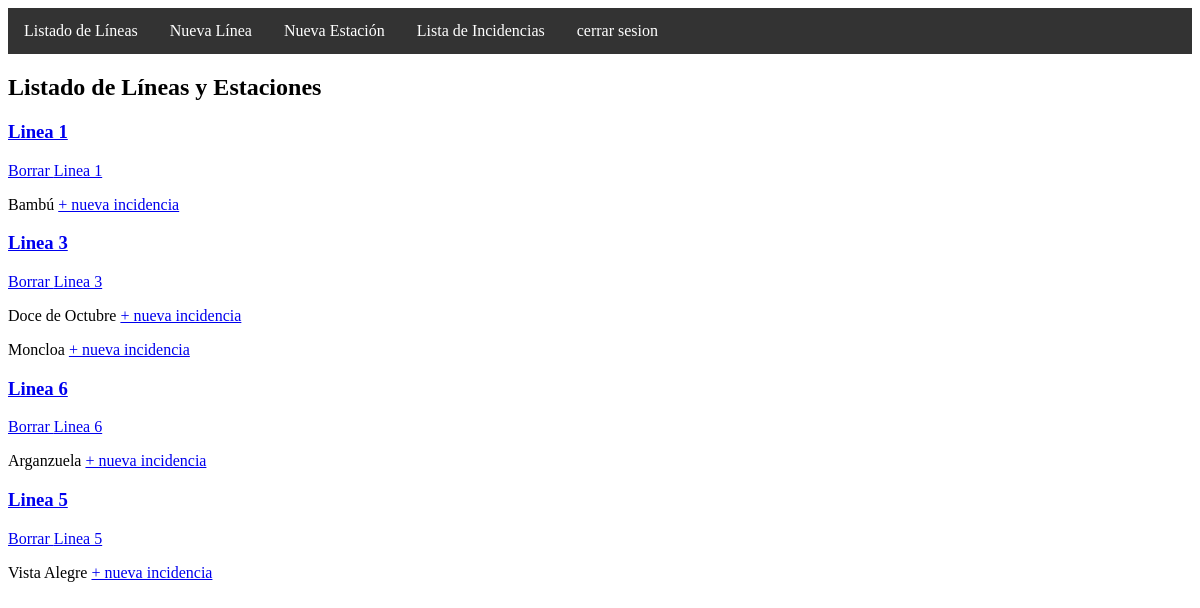
Screenshot of /listado/ (signed in) with the database file from the repository.
### incidencias/models.py (models this page shows, shortened)
class Linea(models.Model):
    nombre = models.CharField(max_length=50)
    color = models.CharField(max_length=50)
    distancia=models.FloatField()

class Estacion(models.Model):
    nombre= models.CharField(max_length=50)
    linea=models.ForeignKey(Linea,  on_delete=models.CASCADE,related_name="estaciones")
    class Meta:
        verbose_name_plural = "Estaciones"

### incidencias/views.py (the view)
# urls.py: path('listado/', LineaListView.as_view(),name='listado'),
class LineaListView(LoginRequiredMixin,ListView):
    model=Linea
    template_name = 'listaLinea.html'
    context_object_name= 'lineas'

### incidencias/templates/listaLinea.html (shortened to what this page needs)
{% extends 'base.html' %}
{% block content %}
  <h2>Listado de Líneas y Estaciones</h2>
  {% for linea in lineas %}
    <h3><a href="{% url 'incidencias:update_linea' linea.id  %}">{{ linea.nombre }}</a></h3>
    <a href="{% url 'incidencias:delete_linea' linea.id  %}">Borrar {{ linea.nombre }}</a>
    {% for estacion in linea.estaciones.all %}
      <p>
        {{ estacion.nombre }}
        <a href="{% url 'incidencias:nueva_incidencia' estacion.id %}">+ nueva incidencia</a>
      </p>
    {% endfor %}
  {% endfor %}
{% endblock %}

### rows the page displays
Linea: nombre "Linea 1"
Estacion: nombre "Bambú"
Linea: nombre "Linea 3"
Estacion: nombre "Doce de Octubre"
Estacion: nombre "Moncloa"
Linea: nombre "Linea 6"
Estacion: nombre "Arganzuela"
Linea: nombre "Linea 5"
Estacion: nombre "Vista Alegre"
